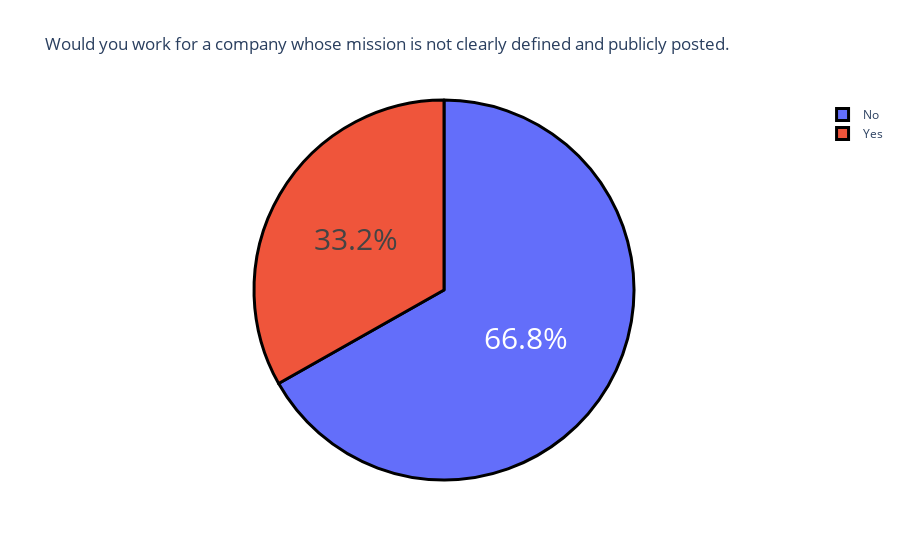

The notebook cell saved with this chart:
### Code cell
index = que4.index
values = que4.values
fig = go.Figure(data=[go.Pie(labels=index, values=values)])
fig.update_layout(title_text='Would you work for a company whose mission is not clearly defined and publicly posted.')
fig.update_traces(hoverinfo='label+value', textinfo='percent', textfont_size=30,
                  marker=dict(line=dict(color='black', width=3)))
fig.show()

### Figure 1 — Plotly figure (JSON) as saved in the notebook; plotly's stock layout.template omitted (floating-point values rounded to 4 significant figures)
{"data": [{"hoverinfo": "label+value", "labels": ["No", "Yes"], "marker": {"line": {"color": "black", "width": 3}}, "textfont": {"size": 30}, "textinfo": "percent", "type": "pie", "values": [157, 78]}], "layout": {"title": {"text": "Would you work for a company whose mission is not clearly defined and publicly posted."}}}
